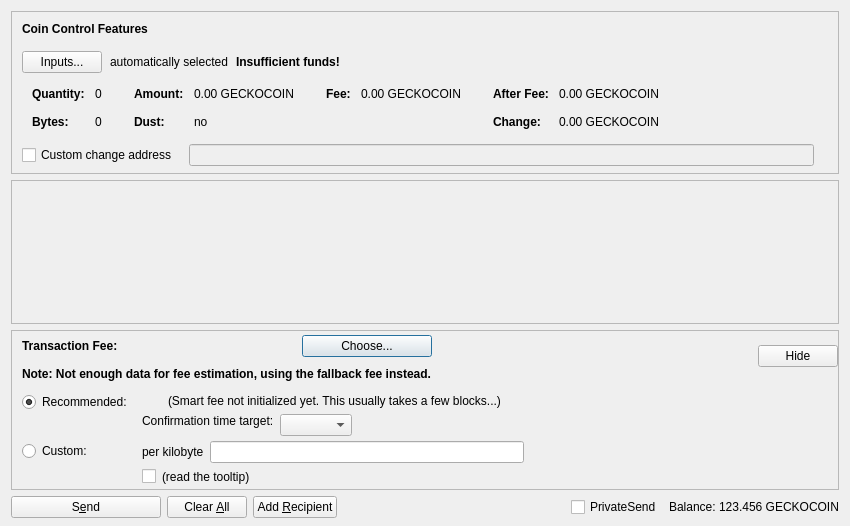
<?xml version="1.0" encoding="UTF-8"?>
<ui version="4.0">
 <class>SendCoinsDialog</class>
 <widget class="QDialog" name="SendCoinsDialog">
  <property name="geometry">
   <rect>
    <x>0</x>
    <y>0</y>
    <width>850</width>
    <height>526</height>
   </rect>
  </property>
  <property name="windowTitle">
   <string>Send Coins</string>
  </property>
  <layout class="QVBoxLayout" name="verticalLayout" stretch="0,1,0,0">
   <property name="bottomMargin">
    <number>8</number>
   </property>
   <item>
    <widget class="QFrame" name="frameCoinControl">
     <property name="sizePolicy">
      <sizepolicy hsizetype="Expanding" vsizetype="Expanding">
       <horstretch>0</horstretch>
       <verstretch>0</verstretch>
      </sizepolicy>
     </property>
     <property name="maximumSize">
      <size>
       <width>16777215</width>
       <height>16777215</height>
      </size>
     </property>
     <property name="frameShape">
      <enum>QFrame::StyledPanel</enum>
     </property>
     <property name="frameShadow">
      <enum>QFrame::Sunken</enum>
     </property>
     <layout class="QVBoxLayout" name="verticalLayoutCoinControl2">
      <property name="spacing">
       <number>0</number>
      </property>
      <property name="leftMargin">
       <number>0</number>
      </property>
      <property name="topMargin">
       <number>0</number>
      </property>
      <property name="rightMargin">
       <number>0</number>
      </property>
      <property name="bottomMargin">
       <number>6</number>
      </property>
      <item>
       <layout class="QVBoxLayout" name="verticalLayoutCoinControl" stretch="0,0,0,0,1">
        <property name="spacing">
         <number>0</number>
        </property>
        <property name="leftMargin">
         <number>10</number>
        </property>
        <property name="topMargin">
         <number>10</number>
        </property>
        <item>
         <layout class="QHBoxLayout" name="horizontalLayoutCoinControl1">
          <property name="bottomMargin">
           <number>15</number>
          </property>
          <item>
           <widget class="QLabel" name="labelCoinControlFeatures">
            <property name="sizePolicy">
             <sizepolicy hsizetype="Preferred" vsizetype="Maximum">
              <horstretch>0</horstretch>
              <verstretch>0</verstretch>
             </sizepolicy>
            </property>
            <property name="font">
             <font>
              <weight>75</weight>
              <bold>true</bold>
             </font>
            </property>
            <property name="styleSheet">
             <string notr="true">font-weight:bold;</string>
            </property>
            <property name="text">
             <string>Coin Control Features</string>
            </property>
           </widget>
          </item>
         </layout>
        </item>
        <item>
         <layout class="QHBoxLayout" name="horizontalLayoutCoinControl2" stretch="0,0,0,0">
          <property name="spacing">
           <number>8</number>
          </property>
          <property name="bottomMargin">
           <number>10</number>
          </property>
          <item>
           <widget class="QPushButton" name="pushButtonCoinControl">
            <property name="styleSheet">
             <string notr="true"/>
            </property>
            <property name="text">
             <string>Inputs...</string>
            </property>
            <property name="autoDefault">
             <bool>false</bool>
            </property>
           </widget>
          </item>
          <item>
           <widget class="QLabel" name="labelCoinControlAutomaticallySelected">
            <property name="text">
             <string>automatically selected</string>
            </property>
            <property name="margin">
             <number>5</number>
            </property>
           </widget>
          </item>
          <item>
           <widget class="QLabel" name="labelCoinControlInsuffFunds">
            <property name="font">
             <font>
              <weight>75</weight>
              <bold>true</bold>
             </font>
            </property>
            <property name="styleSheet">
             <string notr="true">font-weight:bold;</string>
            </property>
            <property name="text">
             <string>Insufficient funds!</string>
            </property>
            <property name="margin">
             <number>5</number>
            </property>
           </widget>
          </item>
          <item>
           <spacer name="horizontalSpacerCoinControl">
            <property name="orientation">
             <enum>Qt::Horizontal</enum>
            </property>
            <property name="sizeHint" stdset="0">
             <size>
              <width>40</width>
              <height>1</height>
             </size>
            </property>
           </spacer>
          </item>
         </layout>
        </item>
        <item>
         <widget class="QWidget" name="widgetCoinControl" native="true">
          <property name="sizePolicy">
           <sizepolicy hsizetype="Preferred" vsizetype="Preferred">
            <horstretch>0</horstretch>
            <verstretch>0</verstretch>
           </sizepolicy>
          </property>
          <property name="minimumSize">
           <size>
            <width>0</width>
            <height>0</height>
           </size>
          </property>
          <property name="styleSheet">
           <string notr="true"/>
          </property>
          <layout class="QHBoxLayout" name="horizontalLayoutCoinControl5">
           <property name="leftMargin">
            <number>0</number>
           </property>
           <property name="topMargin">
            <number>0</number>
           </property>
           <property name="rightMargin">
            <number>0</number>
           </property>
           <property name="bottomMargin">
            <number>0</number>
           </property>
           <item>
            <layout class="QHBoxLayout" name="horizontalLayoutCoinControl3" stretch="0,0,0,1">
             <property name="spacing">
              <number>20</number>
             </property>
             <property name="topMargin">
              <number>0</number>
             </property>
             <property name="bottomMargin">
              <number>10</number>
             </property>
             <item>
              <layout class="QFormLayout" name="formLayoutCoinControl1">
               <property name="horizontalSpacing">
                <number>10</number>
               </property>
               <property name="verticalSpacing">
                <number>14</number>
               </property>
               <property name="leftMargin">
                <number>10</number>
               </property>
               <property name="topMargin">
                <number>4</number>
               </property>
               <property name="rightMargin">
                <number>6</number>
               </property>
               <item row="0" column="0">
                <widget class="QLabel" name="labelCoinControlQuantityText">
                 <property name="font">
                  <font>
                   <weight>75</weight>
                   <bold>true</bold>
                  </font>
                 </property>
                 <property name="text">
                  <string>Quantity:</string>
                 </property>
                 <property name="margin">
                  <number>0</number>
                 </property>
                </widget>
               </item>
               <item row="0" column="1">
                <widget class="QLabel" name="labelCoinControlQuantity">
                 <property name="cursor">
                  <cursorShape>IBeamCursor</cursorShape>
                 </property>
                 <property name="contextMenuPolicy">
                  <enum>Qt::ActionsContextMenu</enum>
                 </property>
                 <property name="text">
                  <string notr="true">0</string>
                 </property>
                 <property name="margin">
                  <number>0</number>
                 </property>
                 <property name="textInteractionFlags">
                  <set>Qt::LinksAccessibleByMouse|Qt::TextSelectableByKeyboard|Qt::TextSelectableByMouse</set>
                 </property>
                </widget>
               </item>
               <item row="1" column="0">
                <widget class="QLabel" name="labelCoinControlBytesText">
                 <property name="font">
                  <font>
                   <weight>75</weight>
                   <bold>true</bold>
                  </font>
                 </property>
                 <property name="text">
                  <string>Bytes:</string>
                 </property>
                </widget>
               </item>
               <item row="1" column="1">
                <widget class="QLabel" name="labelCoinControlBytes">
                 <property name="cursor">
                  <cursorShape>IBeamCursor</cursorShape>
                 </property>
                 <property name="contextMenuPolicy">
                  <enum>Qt::ActionsContextMenu</enum>
                 </property>
                 <property name="text">
                  <string notr="true">0</string>
                 </property>
                 <property name="textInteractionFlags">
                  <set>Qt::LinksAccessibleByMouse|Qt::TextSelectableByKeyboard|Qt::TextSelectableByMouse</set>
                 </property>
                </widget>
               </item>
              </layout>
             </item>
             <item>
              <layout class="QFormLayout" name="formLayoutCoinControl2">
               <property name="horizontalSpacing">
                <number>10</number>
               </property>
               <property name="verticalSpacing">
                <number>14</number>
               </property>
               <property name="leftMargin">
                <number>6</number>
               </property>
               <property name="topMargin">
                <number>4</number>
               </property>
               <property name="rightMargin">
                <number>6</number>
               </property>
               <item row="0" column="0">
                <widget class="QLabel" name="labelCoinControlAmountText">
                 <property name="font">
                  <font>
                   <weight>75</weight>
                   <bold>true</bold>
                  </font>
                 </property>
                 <property name="text">
                  <string>Amount:</string>
                 </property>
                 <property name="margin">
                  <number>0</number>
                 </property>
                </widget>
               </item>
               <item row="0" column="1">
                <widget class="QLabel" name="labelCoinControlAmount">
                 <property name="cursor">
                  <cursorShape>IBeamCursor</cursorShape>
                 </property>
                 <property name="contextMenuPolicy">
                  <enum>Qt::ActionsContextMenu</enum>
                 </property>
                 <property name="text">
                  <string notr="true">0.00 GECKOCOIN</string>
                 </property>
                 <property name="textInteractionFlags">
                  <set>Qt::LinksAccessibleByMouse|Qt::TextSelectableByKeyboard|Qt::TextSelectableByMouse</set>
                 </property>
                </widget>
               </item>
               <item row="1" column="0">
                <widget class="QLabel" name="labelCoinControlLowOutputText">
                 <property name="font">
                  <font>
                   <weight>75</weight>
                   <bold>true</bold>
                  </font>
                 </property>
                 <property name="text">
                  <string>Dust:</string>
                 </property>
                </widget>
               </item>
               <item row="1" column="1">
                <widget class="QLabel" name="labelCoinControlLowOutput">
                 <property name="cursor">
                  <cursorShape>IBeamCursor</cursorShape>
                 </property>
                 <property name="contextMenuPolicy">
                  <enum>Qt::ActionsContextMenu</enum>
                 </property>
                 <property name="text">
                  <string notr="true">no</string>
                 </property>
                 <property name="textInteractionFlags">
                  <set>Qt::LinksAccessibleByMouse|Qt::TextSelectableByKeyboard|Qt::TextSelectableByMouse</set>
                 </property>
                </widget>
               </item>
              </layout>
             </item>
             <item>
              <layout class="QFormLayout" name="formLayoutCoinControl3">
               <property name="horizontalSpacing">
                <number>10</number>
               </property>
               <property name="verticalSpacing">
                <number>14</number>
               </property>
               <property name="leftMargin">
                <number>6</number>
               </property>
               <property name="topMargin">
                <number>4</number>
               </property>
               <property name="rightMargin">
                <number>6</number>
               </property>
               <item row="0" column="0">
                <widget class="QLabel" name="labelCoinControlFeeText">
                 <property name="font">
                  <font>
                   <weight>75</weight>
                   <bold>true</bold>
                  </font>
                 </property>
                 <property name="text">
                  <string>Fee:</string>
                 </property>
                 <property name="margin">
                  <number>0</number>
                 </property>
                </widget>
               </item>
               <item row="0" column="1">
                <widget class="QLabel" name="labelCoinControlFee">
                 <property name="cursor">
                  <cursorShape>IBeamCursor</cursorShape>
                 </property>
                 <property name="contextMenuPolicy">
                  <enum>Qt::ActionsContextMenu</enum>
                 </property>
                 <property name="text">
                  <string notr="true">0.00 GECKOCOIN</string>
                 </property>
                 <property name="textInteractionFlags">
                  <set>Qt::LinksAccessibleByMouse|Qt::TextSelectableByKeyboard|Qt::TextSelectableByMouse</set>
                 </property>
                </widget>
               </item>
              </layout>
             </item>
             <item>
              <layout class="QFormLayout" name="formLayoutCoinControl4">
               <property name="horizontalSpacing">
                <number>10</number>
               </property>
               <property name="verticalSpacing">
                <number>14</number>
               </property>
               <property name="leftMargin">
                <number>6</number>
               </property>
               <property name="topMargin">
                <number>4</number>
               </property>
               <property name="rightMargin">
                <number>6</number>
               </property>
               <item row="0" column="0">
                <widget class="QLabel" name="labelCoinControlAfterFeeText">
                 <property name="font">
                  <font>
                   <weight>75</weight>
                   <bold>true</bold>
                  </font>
                 </property>
                 <property name="text">
                  <string>After Fee:</string>
                 </property>
                 <property name="margin">
                  <number>0</number>
                 </property>
                </widget>
               </item>
               <item row="0" column="1">
                <widget class="QLabel" name="labelCoinControlAfterFee">
                 <property name="cursor">
                  <cursorShape>IBeamCursor</cursorShape>
                 </property>
                 <property name="contextMenuPolicy">
                  <enum>Qt::ActionsContextMenu</enum>
                 </property>
                 <property name="text">
                  <string notr="true">0.00 GECKOCOIN</string>
                 </property>
                 <property name="textInteractionFlags">
                  <set>Qt::LinksAccessibleByMouse|Qt::TextSelectableByKeyboard|Qt::TextSelectableByMouse</set>
                 </property>
                </widget>
               </item>
               <item row="1" column="0">
                <widget class="QLabel" name="labelCoinControlChangeText">
                 <property name="font">
                  <font>
                   <weight>75</weight>
                   <bold>true</bold>
                  </font>
                 </property>
                 <property name="text">
                  <string>Change:</string>
                 </property>
                </widget>
               </item>
               <item row="1" column="1">
                <widget class="QLabel" name="labelCoinControlChange">
                 <property name="cursor">
                  <cursorShape>IBeamCursor</cursorShape>
                 </property>
                 <property name="contextMenuPolicy">
                  <enum>Qt::ActionsContextMenu</enum>
                 </property>
                 <property name="text">
                  <string notr="true">0.00 GECKOCOIN</string>
                 </property>
                 <property name="textInteractionFlags">
                  <set>Qt::LinksAccessibleByMouse|Qt::TextSelectableByKeyboard|Qt::TextSelectableByMouse</set>
                 </property>
                </widget>
               </item>
              </layout>
             </item>
            </layout>
           </item>
          </layout>
         </widget>
        </item>
        <item>
         <layout class="QHBoxLayout" name="horizontalLayoutCoinControl4" stretch="0,0,0">
          <property name="spacing">
           <number>12</number>
          </property>
          <property name="sizeConstraint">
           <enum>QLayout::SetDefaultConstraint</enum>
          </property>
          <property name="topMargin">
           <number>5</number>
          </property>
          <property name="rightMargin">
           <number>5</number>
          </property>
          <item>
           <widget class="QCheckBox" name="checkBoxCoinControlChange">
            <property name="toolTip">
             <string>If this is activated, but the change address is empty or invalid, change will be sent to a newly generated address.</string>
            </property>
            <property name="text">
             <string>Custom change address</string>
            </property>
           </widget>
          </item>
          <item>
           <widget class="QValidatedLineEdit" name="lineEditCoinControlChange">
            <property name="enabled">
             <bool>false</bool>
            </property>
            <property name="sizePolicy">
             <sizepolicy hsizetype="Expanding" vsizetype="Fixed">
              <horstretch>0</horstretch>
              <verstretch>0</verstretch>
             </sizepolicy>
            </property>
           </widget>
          </item>
          <item>
           <widget class="QLabel" name="labelCoinControlChangeLabel">
            <property name="sizePolicy">
             <sizepolicy hsizetype="Preferred" vsizetype="Expanding">
              <horstretch>0</horstretch>
              <verstretch>0</verstretch>
             </sizepolicy>
            </property>
            <property name="minimumSize">
             <size>
              <width>0</width>
              <height>0</height>
             </size>
            </property>
            <property name="text">
             <string/>
            </property>
            <property name="margin">
             <number>3</number>
            </property>
           </widget>
          </item>
         </layout>
        </item>
        <item>
         <spacer name="verticalSpacerCoinControl">
          <property name="orientation">
           <enum>Qt::Vertical</enum>
          </property>
          <property name="sizeHint" stdset="0">
           <size>
            <width>800</width>
            <height>1</height>
           </size>
          </property>
         </spacer>
        </item>
       </layout>
      </item>
     </layout>
    </widget>
   </item>
   <item>
    <widget class="QScrollArea" name="scrollArea">
     <property name="widgetResizable">
      <bool>true</bool>
     </property>
     <widget class="QWidget" name="scrollAreaWidgetContents">
      <property name="geometry">
       <rect>
        <x>0</x>
        <y>0</y>
        <width>830</width>
        <height>104</height>
       </rect>
      </property>
      <layout class="QVBoxLayout" name="verticalLayout_2" stretch="0,1">
       <property name="leftMargin">
        <number>0</number>
       </property>
       <property name="topMargin">
        <number>0</number>
       </property>
       <property name="rightMargin">
        <number>0</number>
       </property>
       <property name="bottomMargin">
        <number>0</number>
       </property>
       <item>
        <layout class="QVBoxLayout" name="entries">
         <property name="spacing">
          <number>6</number>
         </property>
        </layout>
       </item>
       <item>
        <spacer name="verticalSpacer">
         <property name="orientation">
          <enum>Qt::Vertical</enum>
         </property>
         <property name="sizeHint" stdset="0">
          <size>
           <width>20</width>
           <height>40</height>
          </size>
         </property>
        </spacer>
       </item>
      </layout>
     </widget>
    </widget>
   </item>
   <item>
    <widget class="QFrame" name="frameFee">
     <property name="sizePolicy">
      <sizepolicy hsizetype="Expanding" vsizetype="Expanding">
       <horstretch>0</horstretch>
       <verstretch>0</verstretch>
      </sizepolicy>
     </property>
     <property name="maximumSize">
      <size>
       <width>16777215</width>
       <height>16777215</height>
      </size>
     </property>
     <property name="frameShape">
      <enum>QFrame::StyledPanel</enum>
     </property>
     <property name="frameShadow">
      <enum>QFrame::Sunken</enum>
     </property>
     <layout class="QVBoxLayout" name="verticalLayoutFee1">
      <property name="spacing">
       <number>0</number>
      </property>
      <property name="leftMargin">
       <number>0</number>
      </property>
      <property name="topMargin">
       <number>0</number>
      </property>
      <property name="rightMargin">
       <number>0</number>
      </property>
      <property name="bottomMargin">
       <number>0</number>
      </property>
      <item>
       <layout class="QVBoxLayout" name="verticalLayoutFee2" stretch="0,0,0">
        <property name="spacing">
         <number>0</number>
        </property>
        <property name="leftMargin">
         <number>10</number>
        </property>
        <property name="topMargin">
         <number>0</number>
        </property>
        <item>
         <layout class="QHBoxLayout" name="horizontalLayoutFee1">
          <property name="bottomMargin">
           <number>0</number>
          </property>
          <item>
           <layout class="QVBoxLayout" name="verticalLayoutFee7">
            <property name="spacing">
             <number>0</number>
            </property>
            <item>
             <spacer name="verticalSpacerSmartFee">
              <property name="orientation">
               <enum>Qt::Vertical</enum>
              </property>
              <property name="sizeType">
               <enum>QSizePolicy::Fixed</enum>
              </property>
              <property name="sizeHint" stdset="0">
               <size>
                <width>1</width>
                <height>4</height>
               </size>
              </property>
             </spacer>
            </item>
            <item>
             <layout class="QHBoxLayout" name="horizontalLayoutSmartFee">
              <property name="spacing">
               <number>10</number>
              </property>
              <item>
               <widget class="QLabel" name="labelFeeHeadline">
                <property name="sizePolicy">
                 <sizepolicy hsizetype="Preferred" vsizetype="Maximum">
                  <horstretch>0</horstretch>
                  <verstretch>0</verstretch>
                 </sizepolicy>
                </property>
                <property name="font">
                 <font>
                  <weight>75</weight>
                  <bold>true</bold>
                 </font>
                </property>
                <property name="styleSheet">
                 <string notr="true">font-weight:bold;</string>
                </property>
                <property name="text">
                 <string>Transaction Fee:</string>
                </property>
               </widget>
              </item>
              <item>
               <widget class="QLabel" name="labelFeeMinimized">
                <property name="text">
                 <string/>
                </property>
               </widget>
              </item>
              <item>
               <widget class="QPushButton" name="buttonChooseFee">
                <property name="text">
                 <string>Choose...</string>
                </property>
               </widget>
              </item>
             </layout>
            </item>
            <item>
             <spacer name="verticalSpacer_7">
              <property name="orientation">
               <enum>Qt::Vertical</enum>
              </property>
              <property name="sizeHint" stdset="0">
               <size>
                <width>1</width>
                <height>10</height>
               </size>
              </property>
             </spacer>
            </item>
            <item>
             <widget class="QLabel" name="fallbackFeeWarningLabel">
              <property name="toolTip">
               <string>Using the fallbackfee can result in sending a transaction that will take several hours or days (or never) to confirm. Consider choosing your fee manually or wait until you have validated the complete chain.</string>
              </property>
              <property name="font">
              <font>
                  <weight>75</weight>
                  <bold>true</bold>
              </font>
              </property>
              <property name="text">
               <string>Note: Not enough data for fee estimation, using the fallback fee instead.</string>
              </property>
              <property name="wordWrap">
               <bool>false</bool>
              </property>
             </widget>
            </item>
            <item>
             <spacer name="verticalSpacer_5">
              <property name="orientation">
               <enum>Qt::Vertical</enum>
              </property>
              <property name="sizeHint" stdset="0">
               <size>
                <width>1</width>
                <height>1</height>
               </size>
              </property>
             </spacer>
            </item>
           </layout>
          </item>
          <item>
           <spacer name="horizontalSpacer_4">
            <property name="orientation">
             <enum>Qt::Horizontal</enum>
            </property>
            <property name="sizeHint" stdset="0">
             <size>
              <width>1</width>
              <height>1</height>
             </size>
            </property>
           </spacer>
          </item>
          <item>
           <widget class="QPushButton" name="buttonMinimizeFee">
            <property name="toolTip">
             <string>collapse fee-settings</string>
            </property>
            <property name="text">
             <string>Hide</string>
            </property>
           </widget>
          </item>
         </layout>
        </item>
        <item>
         <widget class="QFrame" name="frameFeeSelection">
          <layout class="QVBoxLayout" name="verticalLayoutFee12">
           <property name="spacing">
            <number>0</number>
           </property>
           <property name="leftMargin">
            <number>0</number>
           </property>
           <property name="topMargin">
            <number>0</number>
           </property>
           <property name="rightMargin">
            <number>0</number>
           </property>
           <property name="bottomMargin">
            <number>0</number>
           </property>
           <item>
            <layout class="QGridLayout" name="gridLayoutFee">
             <property name="topMargin">
              <number>10</number>
             </property>
             <property name="bottomMargin">
              <number>4</number>
             </property>
             <property name="horizontalSpacing">
              <number>10</number>
             </property>
             <property name="verticalSpacing">
              <number>4</number>
             </property>
             <item row="1" column="1">
              <layout class="QVBoxLayout" name="verticalLayoutFee8">
               <property name="spacing">
                <number>6</number>
               </property>
               <item>
                <layout class="QHBoxLayout" name="horizontalLayoutFee13">
                 <item>
                  <widget class="QLabel" name="labelCustomPerKilobyte">
                   <property name="toolTip">
                    <string>If the custom fee is set to 1000 duffs and the transaction is only 250 bytes, then &quot;per kilobyte&quot; only pays 250 duffs in fee,&lt;br /&gt;while &quot;at least&quot; pays 1000 duffs. For transactions bigger than a kilobyte both pay by kilobyte.</string>
                   </property>
                   <property name="text">
                    <string>per kilobyte</string>
                   </property>
                  </widget>
                 </item>
                 <item>
                  <widget class="BitcoinAmountField" name="customFee"/>
                 </item>
                 <item>
                  <spacer name="horizontalSpacer_6">
                   <property name="orientation">
                    <enum>Qt::Horizontal</enum>
                   </property>
                   <property name="sizeHint" stdset="0">
                    <size>
                     <width>1</width>
                     <height>1</height>
                    </size>
                   </property>
                  </spacer>
                 </item>
                </layout>
               </item>
               <item>
                <layout class="QHBoxLayout" name="horizontalLayoutFee8">
                 <item>
                  <widget class="QCheckBox" name="checkBoxMinimumFee">
                   <property name="toolTip">
                    <string>Paying only the minimum fee is just fine as long as there is less transaction volume than space in the blocks.&lt;br /&gt;But be aware that this can end up in a never confirming transaction once there is more demand for geckocoin transactions than the network can process.</string>
                   </property>
                   <property name="text">
                    <string/>
                   </property>
                  </widget>
                 </item>
                 <item>
                  <widget class="QLabel" name="labelMinFeeWarning">
                   <property name="enabled">
                    <bool>true</bool>
                   </property>
                   <property name="toolTip">
                    <string>Paying only the minimum fee is just fine as long as there is less transaction volume than space in the blocks.&lt;br /&gt;But be aware that this can end up in a never confirming transaction once there is more demand for geckocoin transactions than the network can process.</string>
                   </property>
                   <property name="text">
                    <string>(read the tooltip)</string>
                   </property>
                   <property name="margin">
                    <number>5</number>
                   </property>
                  </widget>
                 </item>
                 <item>
                  <spacer name="horizontalSpacer_2">
                   <property name="orientation">
                    <enum>Qt::Horizontal</enum>
                   </property>
                   <property name="sizeHint" stdset="0">
                    <size>
                     <width>1</width>
                     <height>1</height>
                    </size>
                   </property>
                  </spacer>
                 </item>
                </layout>
               </item>
              </layout>
             </item>
             <item row="0" column="0">
              <layout class="QVBoxLayout" name="verticalLayoutFee4" stretch="0,1">
               <item>
                <widget class="QRadioButton" name="radioSmartFee">
                 <property name="text">
                  <string>Recommended:</string>
                 </property>
                 <property name="checked">
                  <bool>true</bool>
                 </property>
                 <attribute name="buttonGroup">
                  <string notr="true">groupFee</string>
                 </attribute>
                </widget>
               </item>
               <item>
                <spacer name="verticalSpacer_2">
                 <property name="orientation">
                  <enum>Qt::Vertical</enum>
                 </property>
                 <property name="sizeHint" stdset="0">
                  <size>
                   <width>1</width>
                   <height>1</height>
                  </size>
                 </property>
                </spacer>
               </item>
              </layout>
             </item>
             <item row="1" column="0">
              <layout class="QVBoxLayout" name="verticalLayoutFee9" stretch="0,1">
               <item>
                <widget class="QRadioButton" name="radioCustomFee">
                 <property name="text">
                  <string>Custom:</string>
                 </property>
                 <attribute name="buttonGroup">
                  <string notr="true">groupFee</string>
                 </attribute>
                </widget>
               </item>
               <item>
                <spacer name="verticalSpacer_6">
                 <property name="orientation">
                  <enum>Qt::Vertical</enum>
                 </property>
                 <property name="sizeHint" stdset="0">
                  <size>
                   <width>1</width>
                   <height>1</height>
                  </size>
                 </property>
                </spacer>
               </item>
              </layout>
             </item>
             <item row="0" column="1">
              <layout class="QVBoxLayout" name="verticalLayoutFee3" stretch="0,0,1">
               <property name="spacing">
                <number>6</number>
               </property>
               <property name="topMargin">
                <number>2</number>
               </property>
               <item>
                <layout class="QHBoxLayout" name="horizontalLayoutFee12">
                 <item>
                  <widget class="QLabel" name="labelSmartFee">
                   <property name="text">
                    <string/>
                   </property>
                   <property name="margin">
                    <number>2</number>
                   </property>
                  </widget>
                 </item>
                 <item>
                  <widget class="QLabel" name="labelFeeEstimation">
                   <property name="text">
                    <string/>
                   </property>
                  </widget>
                 </item>
                 <item>
                  <widget class="QLabel" name="labelSmartFee2">
                   <property name="text">
                    <string>(Smart fee not initialized yet. This usually takes a few blocks...)</string>
                   </property>
                   <property name="margin">
                    <number>2</number>
                   </property>
                  </widget>
                 </item>
                 <item>
                  <spacer name="horizontalSpacer_5">
                   <property name="orientation">
                    <enum>Qt::Horizontal</enum>
                   </property>
                   <property name="sizeHint" stdset="0">
                    <size>
                     <width>1</width>
                     <height>1</height>
                    </size>
                   </property>
                  </spacer>
                 </item>
                </layout>
               </item>
               <item>
                <layout class="QHBoxLayout" name="horizontalLayoutFee9">
                 <item>
                  <layout class="QVBoxLayout" name="verticalLayoutFee6">
                   <item>
                    <widget class="QLabel" name="labelSmartFee3">
                     <property name="text">
                      <string>Confirmation time target:</string>
                     </property>
                     <property name="margin">
                      <number>2</number>
                     </property>
                    </widget>
                   </item>
                   <item>
                    <spacer name="verticalSpacer_3">
                     <property name="orientation">
                      <enum>Qt::Vertical</enum>
                     </property>
                     <property name="sizeHint" stdset="0">
                      <size>
                       <width>1</width>
                       <height>1</height>
                      </size>
                     </property>
                    </spacer>
                   </item>
                  </layout>
                 </item>
                 <item>
                  <layout class="QVBoxLayout" name="verticalLayoutFee5">
                   <property name="rightMargin">
                    <number>30</number>
                   </property>
                   <item>
                    <layout class="QHBoxLayout" name="horizontalLayoutConfTarget">
                     <property name="bottomMargin">
                      <number>0</number>
                     </property>
                     <item>
                      <widget class="QComboBox" name="confTargetSelector"/>
                     </item>
                     <item>
                      <spacer name="horizontalSpacerConfTarget">
                       <property name="orientation">
                        <enum>Qt::Horizontal</enum>
                       </property>
                       <property name="sizeHint" stdset="0">
                        <size>
                         <width>40</width>
                         <height>20</height>
                        </size>
                       </property>
                      </spacer>
                     </item>
                    </layout>
                   </item>
                  </layout>
                 </item>
                </layout>
               </item>
               <item>
                <spacer name="verticalSpacer_4">
                 <property name="orientation">
                  <enum>Qt::Vertical</enum>
                 </property>
                 <property name="sizeHint" stdset="0">
                  <size>
                   <width>1</width>
                   <height>1</height>
                  </size>
                 </property>
                </spacer>
               </item>
              </layout>
             </item>
            </layout>
           </item>
          </layout>
         </widget>
        </item>
        <item>
         <spacer name="verticalSpacerFee">
          <property name="orientation">
           <enum>Qt::Vertical</enum>
          </property>
          <property name="sizeHint" stdset="0">
           <size>
            <width>800</width>
            <height>1</height>
           </size>
          </property>
         </spacer>
        </item>
       </layout>
      </item>
     </layout>
    </widget>
   </item>
   <item>
    <layout class="QHBoxLayout" name="horizontalLayout">
     <item>
      <widget class="QPushButton" name="sendButton">
       <property name="minimumSize">
        <size>
         <width>150</width>
         <height>0</height>
        </size>
       </property>
       <property name="toolTip">
        <string>Confirm the send action</string>
       </property>
       <property name="text">
        <string>S&amp;end</string>
       </property>
       <property name="autoDefault">
        <bool>false</bool>
       </property>
       <property name="default">
        <bool>false</bool>
       </property>
      </widget>
     </item>
     <item>
      <widget class="QPushButton" name="clearButton">
       <property name="sizePolicy">
        <sizepolicy hsizetype="Minimum" vsizetype="Fixed">
         <horstretch>0</horstretch>
         <verstretch>0</verstretch>
        </sizepolicy>
       </property>
       <property name="toolTip">
        <string>Clear all fields of the form.</string>
       </property>
       <property name="text">
        <string>Clear &amp;All</string>
       </property>
       <property name="autoDefault">
        <bool>false</bool>
       </property>
      </widget>
     </item>
     <item>
      <widget class="QPushButton" name="addButton">
       <property name="toolTip">
        <string>Send to multiple recipients at once</string>
       </property>
       <property name="text">
        <string>Add &amp;Recipient</string>
       </property>
       <property name="autoDefault">
        <bool>false</bool>
       </property>
      </widget>
     </item>
     <item>
      <spacer name="horizontalSpacer">
       <property name="orientation">
        <enum>Qt::Horizontal</enum>
       </property>
       <property name="sizeHint" stdset="0">
        <size>
         <width>40</width>
         <height>20</height>
        </size>
       </property>
      </spacer>
     </item>
     <item>
      <layout class="QHBoxLayout" name="horizontalLayout_2">
       <property name="spacing">
        <number>3</number>
       </property>
       <item>
        <widget class="QCheckBox" name="checkUsePrivateSend">
         <property name="minimumSize">
          <size>
           <width>95</width>
           <height>0</height>
          </size>
         </property>
         <property name="text">
          <string>PrivateSend</string>
         </property>
         <property name="checked">
          <bool>false</bool>
         </property>
        </widget>
       </item>
       <item>
        <widget class="QLabel" name="label">
         <property name="text">
          <string>Balance:</string>
         </property>
        </widget>
       </item>
       <item>
        <widget class="QLabel" name="labelBalance">
         <property name="sizePolicy">
          <sizepolicy hsizetype="Preferred" vsizetype="Fixed">
           <horstretch>0</horstretch>
           <verstretch>0</verstretch>
          </sizepolicy>
         </property>
         <property name="cursor">
          <cursorShape>IBeamCursor</cursorShape>
         </property>
         <property name="text">
          <string notr="true">123.456 GECKOCOIN</string>
         </property>
         <property name="textInteractionFlags">
          <set>Qt::LinksAccessibleByMouse|Qt::TextSelectableByKeyboard|Qt::TextSelectableByMouse</set>
         </property>
        </widget>
       </item>
      </layout>
     </item>
    </layout>
   </item>
  </layout>
 </widget>
 <customwidgets>
  <customwidget>
   <class>QValidatedLineEdit</class>
   <extends>QLineEdit</extends>
   <header>qvalidatedlineedit.h</header>
  </customwidget>
  <customwidget>
   <class>BitcoinAmountField</class>
   <extends>QLineEdit</extends>
   <header>bitcoinamountfield.h</header>
   <container>1</container>
  </customwidget>
 </customwidgets>
 <resources>
  <include location="../geckocoin.qrc"/>
 </resources>
 <connections/>
 <buttongroups>
  <buttongroup name="groupFee"/>
 </buttongroups>
</ui>
